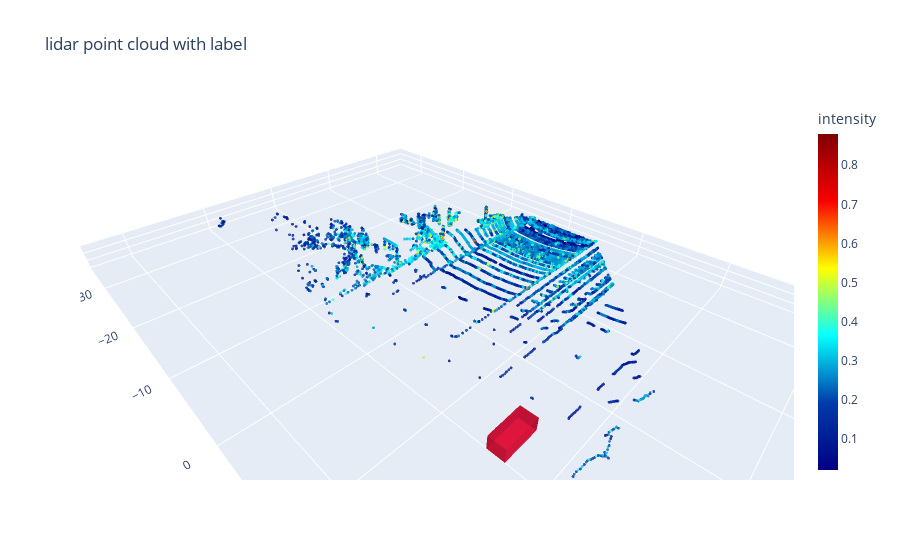

Notebook cell for this chart:
### Code cell
lidar = data['lidar']
label = data['label']
lidar_dict = {
    'x': lidar[:, 0],
    'y': lidar[:, 1],
    'z': lidar[:, 2],
    'i': lidar[:, 3],
}
pointcloud = goScatterLidar(lidar_dict)
_data = [pointcloud]

for t in _target:
    box = {}
    box['x'] = t[0]
    box['y'] = t[1]
    box['z'] = t[2]
    box['w'] = t[3]
    box['l'] = t[4]
    box['h'] = t[5]
    box['yaw'] = t[6]
    _data.append(goCube(box))

layout = goLayout('lidar point cloud with label')
goFigure(_data, layout)

### Figure 1 — Plotly figure (JSON) as saved in the notebook; plotly's stock layout.template omitted (floating-point values rounded to 4 significant figures; data arrays with more than 128 entries replaced by an {"elided": "..."} marker saying what was removed)
{"data": [{"marker": {"color": {"elided": "14584 float values"}, "colorbar": {"thickness": 20, "title": {"text": "intensity"}}, "colorscale": [[0, "rgb(0,0,131)"], [0.2, "rgb(0,60,170)"], [0.4, "rgb(5,255,255)"], [0.6, "rgb(255,255,0)"], [0.8, "rgb(250,0,0)"], [1, "rgb(128,0,0)"]], "opacity": 0.8, "size": 1}, "mode": "markers", "type": "scatter3d", "x": {"elided": "14584 float values"}, "y": {"elided": "14584 float values"}, "z": {"elided": "14584 float values"}}, {"color": "#DC143C", "flatshading": true, "i": [7, 0, 0, 0, 4, 4, 6, 6, 4, 0, 3, 2], "j": [3, 4, 1, 2, 5, 6, 5, 2, 0, 1, 6, 3], "k": [0, 7, 2, 3, 6, 7, 1, 1, 5, 5, 7, 6], "opacity": 0.6, "type": "mesh3d", "x": [40.44, 40.45, 36.44, 36.43, 40.44, 40.45, 36.44, 36.43], "y": [16.89, 15.13, 15.1, 16.86, 16.89, 15.13, 15.1, 16.86], "z": [-1.656, -1.656, -1.656, -1.656, -0.1658, -0.1658, -0.1658, -0.1658]}, {"color": "#DC143C", "flatshading": true, "i": [7, 0, 0, 0, 4, 4, 6, 6, 4, 0, 3, 2], "j": [3, 4, 1, 2, 5, 6, 5, 2, 0, 1, 6, 3], "k": [0, 7, 2, 3, 6, 7, 1, 1, 5, 5, 7, 6], "opacity": 0.6, "type": "mesh3d", "x": [40.44, 40.45, 36.44, 36.43, 40.44, 40.45, 36.44, 36.43], "y": [16.89, 15.13, 15.1, 16.86, 16.89, 15.13, 15.1, 16.86], "z": [-1.656, -1.656, -1.656, -1.656, -0.1658, -0.1658, -0.1658, -0.1658]}, {"color": "#DC143C", "flatshading": true, "i": [7, 0, 0, 0, 4, 4, 6, 6, 4, 0, 3, 2], "j": [3, 4, 1, 2, 5, 6, 5, 2, 0, 1, 6, 3], "k": [0, 7, 2, 3, 6, 7, 1, 1, 5, 5, 7, 6], "opacity": 0.6, "type": "mesh3d", "x": [53.06, 53.05, 49.64, 49.65, 53.06, 53.05, 49.64, 49.65], "y": [17.17, 15.37, 15.38, 17.18, 17.17, 15.37, 15.38, 17.18], "z": [-1.535, -1.535, -1.535, -1.535, -0.1545, -0.1545, -0.1545, -0.1545]}, {"color": "#DC143C", "flatshading": true, "i": [7, 0, 0, 0, 4, 4, 6, 6, 4, 0, 3, 2], "j": [3, 4, 1, 2, 5, 6, 5, 2, 0, 1, 6, 3], "k": [0, 7, 2, 3, 6, 7, 1, 1, 5, 5, 7, 6], "opacity": 0.6, "type": "mesh3d", "x": [40.44, 40.45, 36.44, 36.43, 40.44, 40.45, 36.44, 36.43], "y": [16.89, 15.13, 15.1, 16.86, 16.89, 15.13, 15.1, 16.86], "z": [-1.656, -1.656, -1.656, -1.656, -0.1658, -0.1658, -0.1658, -0.1658]}, {"color": "#DC143C", "flatshading": true, "i": [7, 0, 0, 0, 4, 4, 6, 6, 4, 0, 3, 2], "j": [3, 4, 1, 2, 5, 6, 5, 2, 0, 1, 6, 3], "k": [0, 7, 2, 3, 6, 7, 1, 1, 5, 5, 7, 6], "opacity": 0.6, "type": "mesh3d", "x": [40.44, 40.45, 36.44, 36.43, 40.44, 40.45, 36.44, 36.43], "y": [16.89, 15.13, 15.1, 16.86, 16.89, 15.13, 15.1, 16.86], "z": [-1.656, -1.656, -1.656, -1.656, -0.1658, -0.1658, -0.1658, -0.1658]}], "layout": {"scene": {"aspectmode": "data"}, "title": {"text": "lidar point cloud with label"}}}
